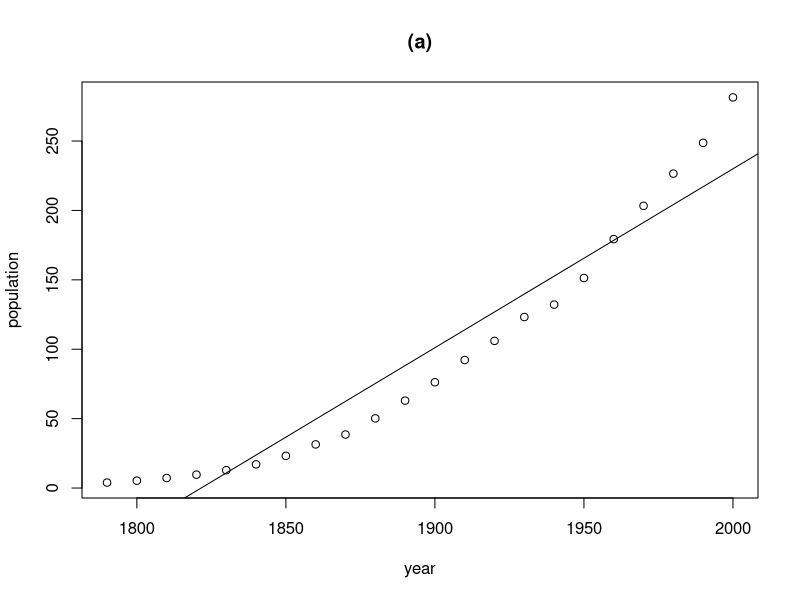
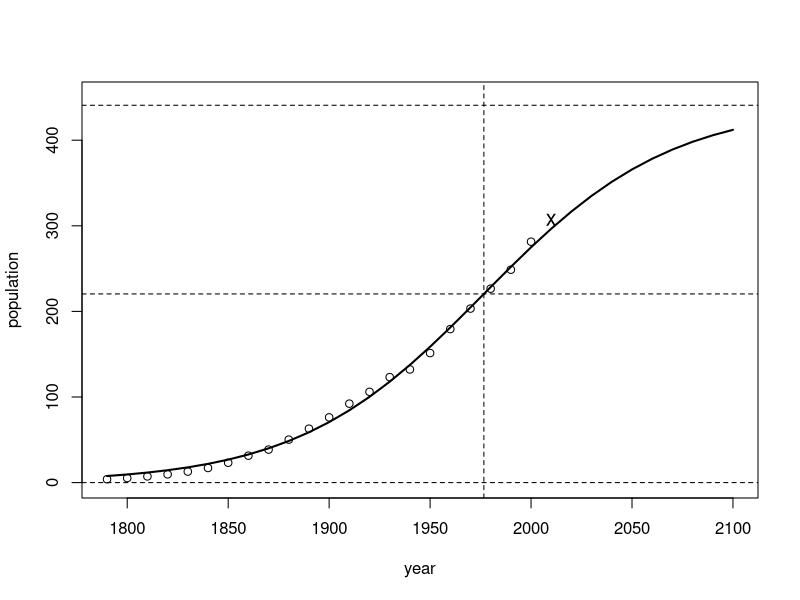

Recreate these plots in R, in order. (Note: this script raises an error after producing the figures.)
library(car)
data(USPop)
attach(USPop)

#####################

plot(population ~ year, data=USPop, main="(a)")
abline(lm(population ~ year, data=USPop))

#####################
# Using lm and the logit function from the car package,
# we compute starting values for the other two parameters:
# logit(p)=log(p/(1-p))=x^Tb, 0<p<1
#
logit.lm=lm(logit(population/400) ~ year, data=USPop)
summary(logit.lm)
#
# nls(stats) -  Nonlinear Least Squares procedure
#
pop.mod <- nls(population ~ theta1/(1 + exp(-(theta2 + theta3*year))),
     start=list(theta1 = 400, theta2 = -49, theta3 = 0.025),
     data=USPop, trace=TRUE)
summary(pop.mod)

plot(population ~ year, USPop, xlim=c(1790, 2100), ylim=c(0,450))
#
#Evaluate an R expression in an environment constructed from data
#
predicted=predict(pop.mod, data.frame(year=seq(1790, 2100, by=10)))
with(USPop, lines(seq(1790, 2100, by=10),predicted,lwd=2))

# 
points(2010, 307, pch="x", cex=1.3)
abline(h=0, lty=2)
abline(h=coef(pop.mod)[1], lty=2)
abline(h=.5*coef(pop.mod)[1], lty=2)
abline(v= -coef(pop.mod)[2]/coef(pop.mod)[3], lty=2)
plot(USPpop$year, residuals(pop.mod))
abline(h=0, lty=2)

#
# Analytic Derivatives
#
model <- function(theta1, theta2, theta3, year){
     term <- exp(-(theta2 + theta3*year))
     yhat <- theta1/(1 + term)
     gradient <- cbind((1 + term)^-1, # in proper order
      	  	 theta1*(1 + term)^-2 * term,
        	 theta1*(1 + term)^-2 * term * year)
     attr(yhat, "gradient") <- gradient
     yhat
}

USPop.nls.der=nls(population ~ model(theta1, theta2, theta3, year),
     data=USPop, start=list(theta1=400, theta2=-49, theta3=0.025))
summary(USPop.nls.der)

#
# using the deriv function in R to compute a formula for the gradient
#
model2 <- deriv(~ theta1/(1 + exp(-(theta2 + theta3*year))), # rhs of model
     c("theta1", "theta2", "theta3"), # parameter names
     function(theta1, theta2, theta3, year){} # arguments for result
     )
    
model2  # the required function, its derivatives and arguments
#  
USPop.nls.derive=nls(population ~ model2(theta1, theta2, theta3, year),
		data=USPop, start=list(theta1=400, theta2=-49, theta3=0.025))
summary(USPop.nls.derive)

